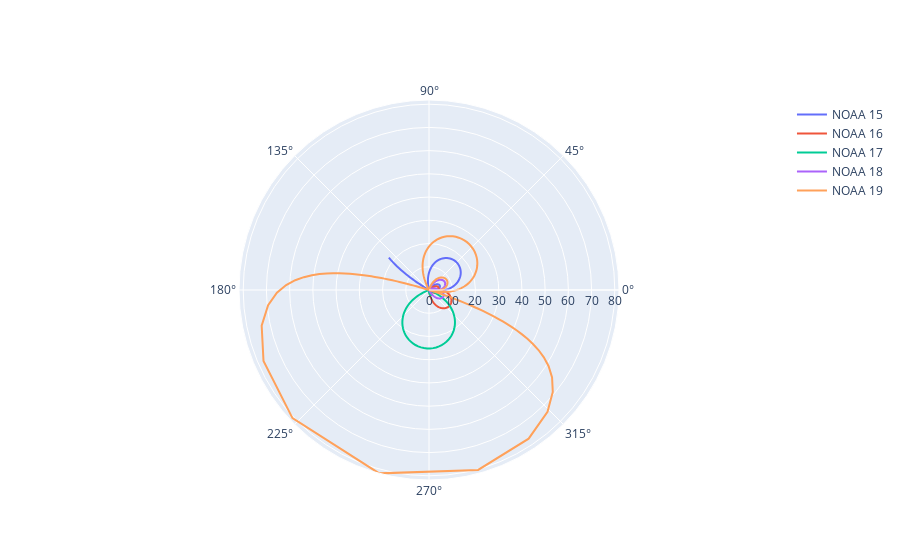

This figure's notebook cell:
### Code cell
# t0 = datetime(2020, 9, 8, 14, 0, 0, tzinfo=timezone.utc)
t0 = datetime(2020, 9, 9, 11, 0, 0, tzinfo=timezone.utc)
time_points = [t0 + timedelta(seconds=i * 10)  for i in range(1600)]
print(time_points[-1])

lk_coord = [55.930148 / 180 * np.pi, 37.518151 / 180 * np.pi]

plots = []


for sat in SATELLITES:
    name = sat["name"]
    s = sat["s"]
    t = sat["t"]
    trajectory = get_satellite_trajectory((s, t), time_points)
    lk_coordinate = get_cartesian_geo_from_geo_angles(latitude=lk_coord[0], longitude=lk_coord[1], model=wgs84) / 1000
    earth_sk_trajectory = move_satellite_trajectory_to_earth_coordinates(trajectory, time_points)
#     phis, lams, coor_e1 = get_related_spherical_coordinates(lk_coordinate, earth_sk_trajectory)
    coord = pm.ecef2aer(earth_sk_trajectory[:, 0] * 1000, 
                        earth_sk_trajectory[:, 1] * 1000, 
                        earth_sk_trajectory[:, 2] * 1000, 
                        lk_coord[0], lk_coord[1], 130, deg=False)
    lams, phis, coor_e1 = coord
    lams = np.rad2deg(lams)
    phis = np.rad2deg(phis)
    phi=[]
    lam=[]
    times=[]
    
    for p, l, c, txt in zip(phis, lams, coor_e1, time_points):
#         if c > 0:
        if p > 0:
            phi.append(p)
            lam.append(l)
            times.append(txt.astimezone(pytz.timezone("Europe/Moscow")))
    plots.append(go.Scatterpolar(
            r = phi,
            theta = lam,
            text = times,
            name=name
        ))
    
fig = go.Figure(data=
    plots,
)
# fig.update_layout(
#     polar = dict(
#       radialaxis_range = [90, 0]
#     ))
fig.show()
